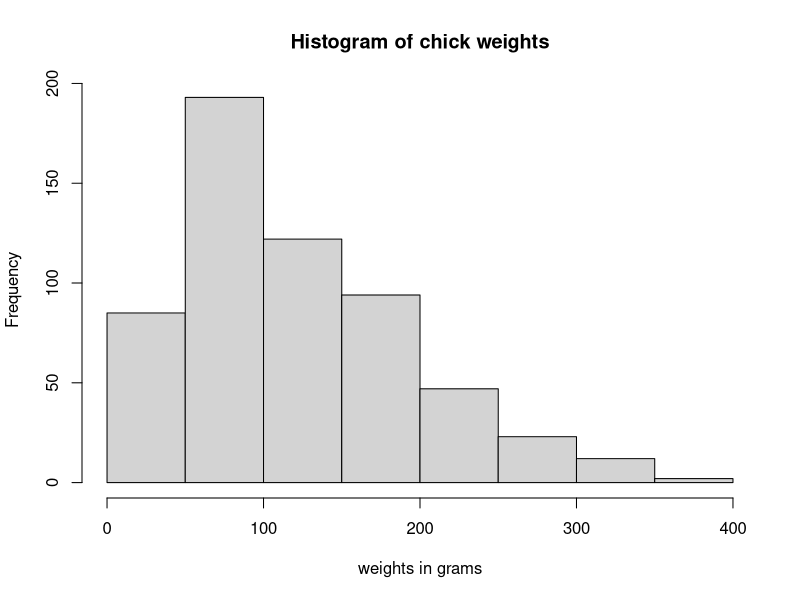
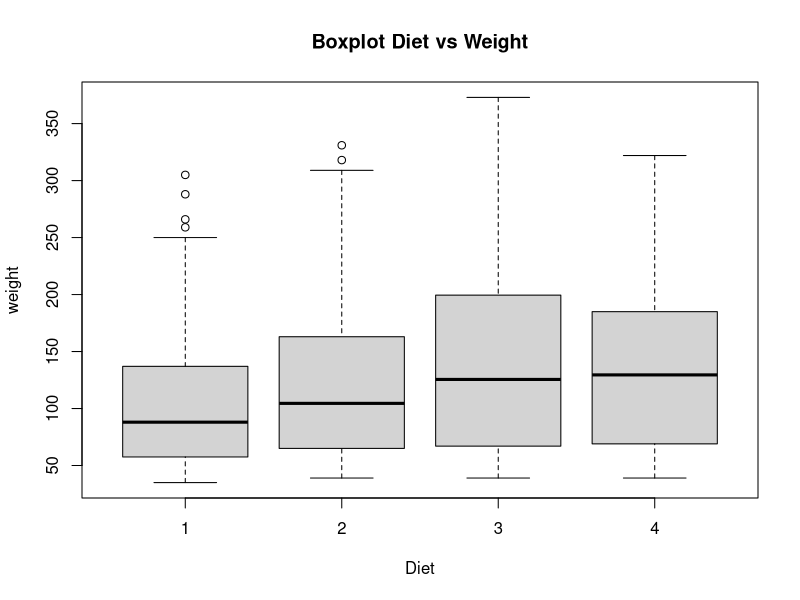

Write the R code that produced these figures, in order.
## ---- chunk 1
knitr::opts_chunk$set(echo = TRUE)
## ---- chunk 2
nth <- paste(1:12, c("st", "nd", "rd", rep("th", 9)), sep = "")
paste(month.abb, nth, sep = " ")
paste(month.abb, nth, sep = " ", collapse = "; ")
## ---- chunk 3
paste(month.abb, collapse = "; ")
## ---- chunk 4
keys <- c("country", "city", "zipcode", "address", "DOB", "occupation", "degree")
values <- c("US", "Indianapolis", "46202", "410 W Tenth St.", "01/01/2017", "Data Scientist", "PhD")

paste(keys, values, sep =": " , collapse=" ")
## ---- chunk 5
#first
seq(1, 35, by=2)

#Second
a<-1:35
a[a%%2!=0]

#third
for (i in 1:35){
  if(i%%2!=0){
    print(i)
  }
}

## ---- chunk 6
hist(ChickWeight$weight, xlab = 'weights in grams', main ='Histogram of chick weights')

## ---- chunk 7
attach(ChickWeight)
boxplot(weight~Diet, xlab ='Diet', ylab='weight', main = 'Boxplot Diet vs Weight')
